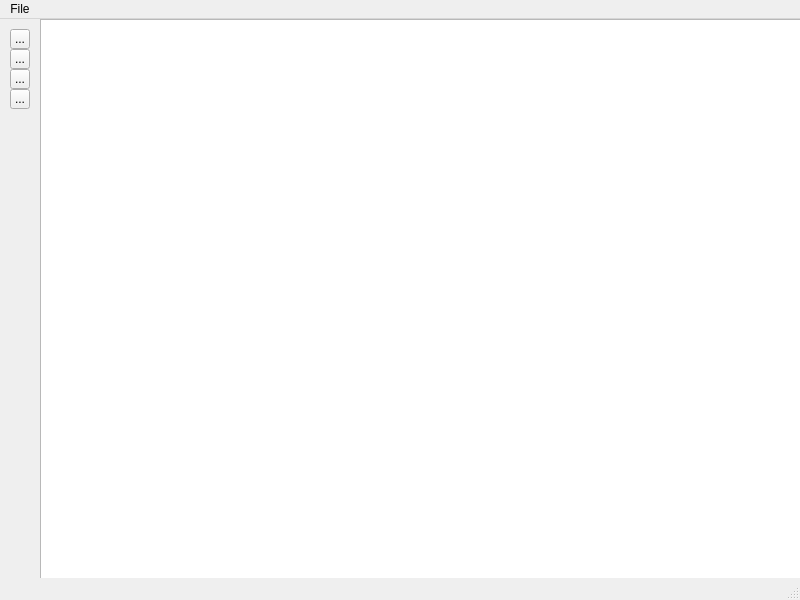
<?xml version="1.0" encoding="UTF-8"?>
<ui version="4.0">
 <class>MainWindow</class>
 <widget class="QMainWindow" name="MainWindow">
  <property name="geometry">
   <rect>
    <x>0</x>
    <y>0</y>
    <width>800</width>
    <height>600</height>
   </rect>
  </property>
  <property name="windowTitle">
   <string>MapEditor v0.2</string>
  </property>
  <widget class="QWidget" name="centralwidget">
   <widget class="MapGraphicsView" name="graphicsView">
    <property name="geometry">
     <rect>
      <x>40</x>
      <y>0</y>
      <width>761</width>
      <height>561</height>
     </rect>
    </property>
   </widget>
   <widget class="QToolButton" name="toolButton">
    <property name="geometry">
     <rect>
      <x>10</x>
      <y>10</y>
      <width>20</width>
      <height>20</height>
     </rect>
    </property>
    <property name="maximumSize">
     <size>
      <width>20</width>
      <height>20</height>
     </size>
    </property>
    <property name="text">
     <string>...</string>
    </property>
    <property name="icon">
     <iconset resource="maplibgui_test.qrc">
      <normaloff>:/images/block.png</normaloff>:/images/block.png</iconset>
    </property>
    <property name="iconSize">
     <size>
      <width>20</width>
      <height>20</height>
     </size>
    </property>
   </widget>
   <widget class="QToolButton" name="toolButton_2">
    <property name="geometry">
     <rect>
      <x>10</x>
      <y>30</y>
      <width>20</width>
      <height>20</height>
     </rect>
    </property>
    <property name="maximumSize">
     <size>
      <width>20</width>
      <height>20</height>
     </size>
    </property>
    <property name="text">
     <string>...</string>
    </property>
    <property name="icon">
     <iconset resource="maplibgui_test.qrc">
      <normaloff>:/images/free.png</normaloff>:/images/free.png</iconset>
    </property>
   </widget>
   <widget class="QToolButton" name="toolButton_3">
    <property name="geometry">
     <rect>
      <x>10</x>
      <y>50</y>
      <width>20</width>
      <height>20</height>
     </rect>
    </property>
    <property name="maximumSize">
     <size>
      <width>20</width>
      <height>20</height>
     </size>
    </property>
    <property name="text">
     <string>...</string>
    </property>
    <property name="icon">
     <iconset resource="maplibgui_test.qrc">
      <normaloff>:/images/player.png</normaloff>:/images/player.png</iconset>
    </property>
   </widget>
   <widget class="QToolButton" name="toolButton_4">
    <property name="geometry">
     <rect>
      <x>10</x>
      <y>70</y>
      <width>20</width>
      <height>20</height>
     </rect>
    </property>
    <property name="maximumSize">
     <size>
      <width>20</width>
      <height>20</height>
     </size>
    </property>
    <property name="text">
     <string>...</string>
    </property>
    <property name="icon">
     <iconset resource="maplibgui_test.qrc">
      <normaloff>:/images/enemy.png</normaloff>:/images/enemy.png</iconset>
    </property>
   </widget>
  </widget>
  <widget class="QMenuBar" name="menubar">
   <property name="geometry">
    <rect>
     <x>0</x>
     <y>0</y>
     <width>800</width>
     <height>20</height>
    </rect>
   </property>
   <widget class="QMenu" name="menuFile">
    <property name="title">
     <string>File</string>
    </property>
   </widget>
   <addaction name="menuFile"/>
  </widget>
  <widget class="QStatusBar" name="statusbar"/>
  <action name="actionNew">
   <property name="text">
    <string>New</string>
   </property>
  </action>
  <action name="actionSave">
   <property name="text">
    <string>Save</string>
   </property>
  </action>
  <action name="actionSave_As">
   <property name="text">
    <string>Save As...</string>
   </property>
  </action>
  <action name="actionLoad">
   <property name="text">
    <string>Load</string>
   </property>
  </action>
  <action name="actionExit">
   <property name="text">
    <string>Exit</string>
   </property>
  </action>
 </widget>
 <customwidgets>
  <customwidget>
   <class>MapGraphicsView</class>
   <extends>QGraphicsView</extends>
   <header>mapgraphicsview.h</header>
  </customwidget>
 </customwidgets>
 <resources>
  <include location="maplibgui_test.qrc"/>
 </resources>
 <connections/>
</ui>
